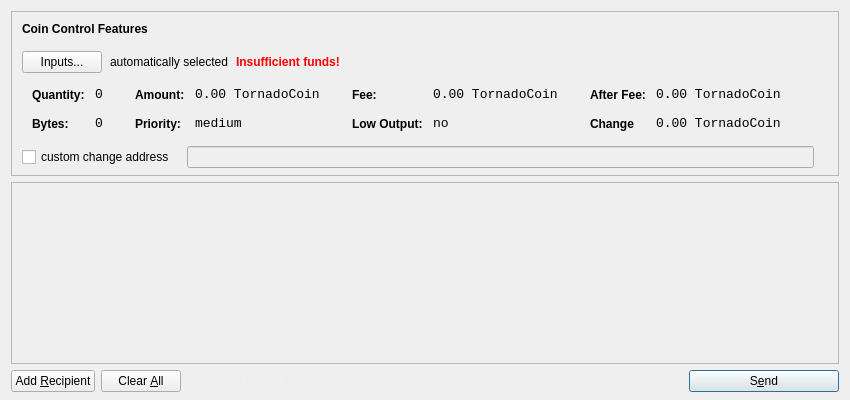
<?xml version="1.0" encoding="UTF-8"?>
<ui version="4.0">
 <class>SendCoinsDialog</class>
 <widget class="QDialog" name="SendCoinsDialog">
  <property name="geometry">
   <rect>
    <x>0</x>
    <y>0</y>
    <width>850</width>
    <height>400</height>
   </rect>
  </property>
  <property name="windowTitle">
   <string>Send Coins</string>
  </property>
  <layout class="QVBoxLayout" name="verticalLayout" stretch="0,1,0">
   <property name="bottomMargin">
    <number>8</number>
   </property>
   <item>
    <widget class="QFrame" name="frameCoinControl">
     <property name="sizePolicy">
      <sizepolicy hsizetype="Expanding" vsizetype="Expanding">
       <horstretch>0</horstretch>
       <verstretch>0</verstretch>
      </sizepolicy>
     </property>
     <property name="maximumSize">
      <size>
       <width>16777215</width>
       <height>16777215</height>
      </size>
     </property>
     <property name="frameShape">
      <enum>QFrame::StyledPanel</enum>
     </property>
     <property name="frameShadow">
      <enum>QFrame::Sunken</enum>
     </property>
     <layout class="QVBoxLayout" name="verticalLayoutCoinControl2">
      <property name="spacing">
       <number>6</number>
      </property>
      <property name="leftMargin">
       <number>0</number>
      </property>
      <property name="topMargin">
       <number>0</number>
      </property>
      <property name="rightMargin">
       <number>0</number>
      </property>
      <property name="bottomMargin">
       <number>6</number>
      </property>
      <item>
       <layout class="QVBoxLayout" name="verticalLayoutCoinControl" stretch="0,0,0,0,1">
        <property name="spacing">
         <number>0</number>
        </property>
        <property name="leftMargin">
         <number>10</number>
        </property>
        <property name="topMargin">
         <number>10</number>
        </property>
        <item>
         <layout class="QHBoxLayout" name="horizontalLayoutCoinControl1">
          <property name="bottomMargin">
           <number>15</number>
          </property>
          <item>
           <widget class="QLabel" name="labelCoinControlFeatures">
            <property name="sizePolicy">
             <sizepolicy hsizetype="Preferred" vsizetype="Maximum">
              <horstretch>0</horstretch>
              <verstretch>0</verstretch>
             </sizepolicy>
            </property>
            <property name="font">
             <font>
              <weight>75</weight>
              <bold>true</bold>
             </font>
            </property>
            <property name="styleSheet">
             <string notr="true">font-weight:bold;</string>
            </property>
            <property name="text">
             <string>Coin Control Features</string>
            </property>
           </widget>
          </item>
         </layout>
        </item>
        <item>
         <layout class="QHBoxLayout" name="horizontalLayoutCoinControl2" stretch="0,0,0,0">
          <property name="spacing">
           <number>8</number>
          </property>
          <property name="bottomMargin">
           <number>10</number>
          </property>
          <item>
           <widget class="QPushButton" name="pushButtonCoinControl">
            <property name="styleSheet">
             <string notr="true"/>
            </property>
            <property name="text">
             <string>Inputs...</string>
            </property>
           </widget>
          </item>
          <item>
           <widget class="QLabel" name="labelCoinControlAutomaticallySelected">
            <property name="text">
             <string>automatically selected</string>
            </property>
            <property name="margin">
             <number>5</number>
            </property>
           </widget>
          </item>
          <item>
           <widget class="QLabel" name="labelCoinControlInsuffFunds">
            <property name="font">
             <font>
              <weight>75</weight>
              <bold>true</bold>
             </font>
            </property>
            <property name="styleSheet">
             <string notr="true">color:red;font-weight:bold;</string>
            </property>
            <property name="text">
             <string>Insufficient funds!</string>
            </property>
            <property name="margin">
             <number>5</number>
            </property>
           </widget>
          </item>
          <item>
           <spacer name="horizontalSpacerCoinControl">
            <property name="orientation">
             <enum>Qt::Horizontal</enum>
            </property>
            <property name="sizeHint" stdset="0">
             <size>
              <width>40</width>
              <height>1</height>
             </size>
            </property>
           </spacer>
          </item>
         </layout>
        </item>
        <item>
         <widget class="QWidget" name="widgetCoinControl" native="true">
          <property name="sizePolicy">
           <sizepolicy hsizetype="Preferred" vsizetype="Preferred">
            <horstretch>0</horstretch>
            <verstretch>0</verstretch>
           </sizepolicy>
          </property>
          <property name="minimumSize">
           <size>
            <width>0</width>
            <height>0</height>
           </size>
          </property>
          <property name="styleSheet">
           <string notr="true"/>
          </property>
          <layout class="QHBoxLayout" name="horizontalLayoutCoinControl5">
           <property name="margin">
            <number>0</number>
           </property>
           <item>
            <layout class="QHBoxLayout" name="horizontalLayoutCoinControl3" stretch="0,0,0,1">
             <property name="spacing">
              <number>20</number>
             </property>
             <property name="topMargin">
              <number>0</number>
             </property>
             <property name="bottomMargin">
              <number>10</number>
             </property>
             <item>
              <layout class="QFormLayout" name="formLayoutCoinControl1">
               <property name="horizontalSpacing">
                <number>10</number>
               </property>
               <property name="verticalSpacing">
                <number>14</number>
               </property>
               <property name="leftMargin">
                <number>10</number>
               </property>
               <property name="topMargin">
                <number>4</number>
               </property>
               <property name="rightMargin">
                <number>6</number>
               </property>
               <item row="0" column="0">
                <widget class="QLabel" name="labelCoinControlQuantityText">
                 <property name="styleSheet">
                  <string notr="true">font-weight:bold;</string>
                 </property>
                 <property name="text">
                  <string>Quantity:</string>
                 </property>
                 <property name="margin">
                  <number>0</number>
                 </property>
                </widget>
               </item>
               <item row="0" column="1">
                <widget class="QLabel" name="labelCoinControlQuantity">
                 <property name="font">
                  <font>
                   <family>Monospace</family>
                   <pointsize>10</pointsize>
                  </font>
                 </property>
                 <property name="cursor">
                  <cursorShape>IBeamCursor</cursorShape>
                 </property>
                 <property name="contextMenuPolicy">
                  <enum>Qt::ActionsContextMenu</enum>
                 </property>
                 <property name="text">
                  <string>0</string>
                 </property>
                 <property name="margin">
                  <number>0</number>
                 </property>
                 <property name="textInteractionFlags">
                  <set>Qt::LinksAccessibleByMouse|Qt::TextSelectableByKeyboard|Qt::TextSelectableByMouse</set>
                 </property>
                </widget>
               </item>
               <item row="1" column="0">
                <widget class="QLabel" name="labelCoinControlBytesText">
                 <property name="styleSheet">
                  <string notr="true">font-weight:bold;</string>
                 </property>
                 <property name="text">
                  <string>Bytes:</string>
                 </property>
                </widget>
               </item>
               <item row="1" column="1">
                <widget class="QLabel" name="labelCoinControlBytes">
                 <property name="font">
                  <font>
                   <family>Monospace</family>
                   <pointsize>10</pointsize>
                  </font>
                 </property>
                 <property name="cursor">
                  <cursorShape>IBeamCursor</cursorShape>
                 </property>
                 <property name="contextMenuPolicy">
                  <enum>Qt::ActionsContextMenu</enum>
                 </property>
                 <property name="text">
                  <string>0</string>
                 </property>
                 <property name="textInteractionFlags">
                  <set>Qt::LinksAccessibleByMouse|Qt::TextSelectableByKeyboard|Qt::TextSelectableByMouse</set>
                 </property>
                </widget>
               </item>
              </layout>
             </item>
             <item>
              <layout class="QFormLayout" name="formLayoutCoinControl2">
               <property name="horizontalSpacing">
                <number>10</number>
               </property>
               <property name="verticalSpacing">
                <number>14</number>
               </property>
               <property name="leftMargin">
                <number>6</number>
               </property>
               <property name="topMargin">
                <number>4</number>
               </property>
               <property name="rightMargin">
                <number>6</number>
               </property>
               <item row="0" column="0">
                <widget class="QLabel" name="labelCoinControlAmountText">
                 <property name="styleSheet">
                  <string notr="true">font-weight:bold;</string>
                 </property>
                 <property name="text">
                  <string>Amount:</string>
                 </property>
                 <property name="margin">
                  <number>0</number>
                 </property>
                </widget>
               </item>
               <item row="0" column="1">
                <widget class="QLabel" name="labelCoinControlAmount">
                 <property name="font">
                  <font>
                   <family>Monospace</family>
                   <pointsize>10</pointsize>
                  </font>
                 </property>
                 <property name="cursor">
                  <cursorShape>IBeamCursor</cursorShape>
                 </property>
                 <property name="contextMenuPolicy">
                  <enum>Qt::ActionsContextMenu</enum>
                 </property>
                 <property name="text">
                  <string>0.00 TornadoCoin</string>
                 </property>
                 <property name="textInteractionFlags">
                  <set>Qt::LinksAccessibleByMouse|Qt::TextSelectableByKeyboard|Qt::TextSelectableByMouse</set>
                 </property>
                </widget>
               </item>
               <item row="1" column="0">
                <widget class="QLabel" name="labelCoinControlPriorityText">
                 <property name="styleSheet">
                  <string notr="true">font-weight:bold;</string>
                 </property>
                 <property name="text">
                  <string>Priority:</string>
                 </property>
                </widget>
               </item>
               <item row="1" column="1">
                <widget class="QLabel" name="labelCoinControlPriority">
                 <property name="font">
                  <font>
                   <family>Monospace</family>
                   <pointsize>10</pointsize>
                  </font>
                 </property>
                 <property name="cursor">
                  <cursorShape>IBeamCursor</cursorShape>
                 </property>
                 <property name="contextMenuPolicy">
                  <enum>Qt::ActionsContextMenu</enum>
                 </property>
                 <property name="text">
                  <string>medium</string>
                 </property>
                 <property name="textInteractionFlags">
                  <set>Qt::LinksAccessibleByMouse|Qt::TextSelectableByKeyboard|Qt::TextSelectableByMouse</set>
                 </property>
                </widget>
               </item>
              </layout>
             </item>
             <item>
              <layout class="QFormLayout" name="formLayoutCoinControl3">
               <property name="horizontalSpacing">
                <number>10</number>
               </property>
               <property name="verticalSpacing">
                <number>14</number>
               </property>
               <property name="leftMargin">
                <number>6</number>
               </property>
               <property name="topMargin">
                <number>4</number>
               </property>
               <property name="rightMargin">
                <number>6</number>
               </property>
               <item row="0" column="0">
                <widget class="QLabel" name="labelCoinControlFeeText">
                 <property name="styleSheet">
                  <string notr="true">font-weight:bold;</string>
                 </property>
                 <property name="text">
                  <string>Fee:</string>
                 </property>
                 <property name="margin">
                  <number>0</number>
                 </property>
                </widget>
               </item>
               <item row="0" column="1">
                <widget class="QLabel" name="labelCoinControlFee">
                 <property name="font">
                  <font>
                   <family>Monospace</family>
                   <pointsize>10</pointsize>
                  </font>
                 </property>
                 <property name="cursor">
                  <cursorShape>IBeamCursor</cursorShape>
                 </property>
                 <property name="contextMenuPolicy">
                  <enum>Qt::ActionsContextMenu</enum>
                 </property>
                 <property name="text">
                  <string>0.00 TornadoCoin</string>
                 </property>
                 <property name="textInteractionFlags">
                  <set>Qt::LinksAccessibleByMouse|Qt::TextSelectableByKeyboard|Qt::TextSelectableByMouse</set>
                 </property>
                </widget>
               </item>
               <item row="1" column="0">
                <widget class="QLabel" name="labelCoinControlLowOutputText">
                 <property name="styleSheet">
                  <string notr="true">font-weight:bold;</string>
                 </property>
                 <property name="text">
                  <string>Low Output:</string>
                 </property>
                </widget>
               </item>
               <item row="1" column="1">
                <widget class="QLabel" name="labelCoinControlLowOutput">
                 <property name="font">
                  <font>
                   <family>Monospace</family>
                   <pointsize>10</pointsize>
                  </font>
                 </property>
                 <property name="cursor">
                  <cursorShape>IBeamCursor</cursorShape>
                 </property>
                 <property name="contextMenuPolicy">
                  <enum>Qt::ActionsContextMenu</enum>
                 </property>
                 <property name="text">
                  <string>no</string>
                 </property>
                 <property name="textInteractionFlags">
                  <set>Qt::LinksAccessibleByMouse|Qt::TextSelectableByKeyboard|Qt::TextSelectableByMouse</set>
                 </property>
                </widget>
               </item>
              </layout>
             </item>
             <item>
              <layout class="QFormLayout" name="formLayoutCoinControl4">
               <property name="horizontalSpacing">
                <number>10</number>
               </property>
               <property name="verticalSpacing">
                <number>14</number>
               </property>
               <property name="leftMargin">
                <number>6</number>
               </property>
               <property name="topMargin">
                <number>4</number>
               </property>
               <property name="rightMargin">
                <number>6</number>
               </property>
               <item row="0" column="0">
                <widget class="QLabel" name="labelCoinControlAfterFeeText">
                 <property name="styleSheet">
                  <string notr="true">font-weight:bold;</string>
                 </property>
                 <property name="text">
                  <string>After Fee:</string>
                 </property>
                 <property name="margin">
                  <number>0</number>
                 </property>
                </widget>
               </item>
               <item row="0" column="1">
                <widget class="QLabel" name="labelCoinControlAfterFee">
                 <property name="font">
                  <font>
                   <family>Monospace</family>
                   <pointsize>10</pointsize>
                  </font>
                 </property>
                 <property name="cursor">
                  <cursorShape>IBeamCursor</cursorShape>
                 </property>
                 <property name="contextMenuPolicy">
                  <enum>Qt::ActionsContextMenu</enum>
                 </property>
                 <property name="text">
                  <string>0.00 TornadoCoin</string>
                 </property>
                 <property name="textInteractionFlags">
                  <set>Qt::LinksAccessibleByMouse|Qt::TextSelectableByKeyboard|Qt::TextSelectableByMouse</set>
                 </property>
                </widget>
               </item>
               <item row="1" column="0">
                <widget class="QLabel" name="labelCoinControlChangeText">
                 <property name="styleSheet">
                  <string notr="true">font-weight:bold;</string>
                 </property>
                 <property name="text">
                  <string>Change</string>
                 </property>
                </widget>
               </item>
               <item row="1" column="1">
                <widget class="QLabel" name="labelCoinControlChange">
                 <property name="font">
                  <font>
                   <family>Monospace</family>
                   <pointsize>10</pointsize>
                  </font>
                 </property>
                 <property name="cursor">
                  <cursorShape>IBeamCursor</cursorShape>
                 </property>
                 <property name="contextMenuPolicy">
                  <enum>Qt::ActionsContextMenu</enum>
                 </property>
                 <property name="text">
                  <string>0.00 TornadoCoin</string>
                 </property>
                 <property name="textInteractionFlags">
                  <set>Qt::LinksAccessibleByMouse|Qt::TextSelectableByKeyboard|Qt::TextSelectableByMouse</set>
                 </property>
                </widget>
               </item>
              </layout>
             </item>
            </layout>
           </item>
          </layout>
         </widget>
        </item>
        <item>
         <layout class="QHBoxLayout" name="horizontalLayoutCoinControl4" stretch="0,0,0">
          <property name="spacing">
           <number>12</number>
          </property>
          <property name="sizeConstraint">
           <enum>QLayout::SetDefaultConstraint</enum>
          </property>
          <property name="topMargin">
           <number>5</number>
          </property>
          <property name="rightMargin">
           <number>5</number>
          </property>
          <item>
           <widget class="QCheckBox" name="checkBoxCoinControlChange">
            <property name="text">
             <string>custom change address</string>
            </property>
           </widget>
          </item>
          <item>
           <widget class="QLineEdit" name="lineEditCoinControlChange">
            <property name="enabled">
             <bool>false</bool>
            </property>
            <property name="sizePolicy">
             <sizepolicy hsizetype="Expanding" vsizetype="Fixed">
              <horstretch>0</horstretch>
              <verstretch>0</verstretch>
             </sizepolicy>
            </property>
           </widget>
          </item>
          <item>
           <widget class="QLabel" name="labelCoinControlChangeLabel">
            <property name="sizePolicy">
             <sizepolicy hsizetype="Preferred" vsizetype="Expanding">
              <horstretch>0</horstretch>
              <verstretch>0</verstretch>
             </sizepolicy>
            </property>
            <property name="minimumSize">
             <size>
              <width>0</width>
              <height>0</height>
             </size>
            </property>
            <property name="text">
             <string/>
            </property>
            <property name="margin">
             <number>3</number>
            </property>
           </widget>
          </item>
         </layout>
        </item>
        <item>
         <spacer name="verticalSpacerCoinControl">
          <property name="orientation">
           <enum>Qt::Vertical</enum>
          </property>
          <property name="sizeHint" stdset="0">
           <size>
            <width>800</width>
            <height>1</height>
           </size>
          </property>
         </spacer>
        </item>
       </layout>
      </item>
     </layout>
    </widget>
   </item>
   <item>
    <widget class="QScrollArea" name="scrollArea">
     <property name="widgetResizable">
      <bool>true</bool>
     </property>
     <widget class="QWidget" name="scrollAreaWidgetContents">
      <property name="geometry">
       <rect>
        <x>0</x>
        <y>0</y>
        <width>830</width>
        <height>156</height>
       </rect>
      </property>
      <layout class="QVBoxLayout" name="verticalLayout_2">
       <property name="margin">
        <number>0</number>
       </property>
       <item>
        <layout class="QVBoxLayout" name="entries">
         <property name="spacing">
          <number>6</number>
         </property>
        </layout>
       </item>
       <item>
        <spacer name="verticalSpacer">
         <property name="orientation">
          <enum>Qt::Vertical</enum>
         </property>
         <property name="sizeHint" stdset="0">
          <size>
           <width>20</width>
           <height>40</height>
          </size>
         </property>
        </spacer>
       </item>
      </layout>
     </widget>
    </widget>
   </item>
   <item>
    <layout class="QHBoxLayout" name="horizontalLayout">
     <item>
      <widget class="QPushButton" name="addButton">
       <property name="toolTip">
        <string>Send to multiple recipients at once</string>
       </property>
       <property name="text">
        <string>Add &amp;Recipient</string>
       </property>
       <property name="icon">
        <iconset resource="../bitcoin.qrc">
         <normaloff>:/icons/add</normaloff>:/icons/add</iconset>
       </property>
       <property name="autoDefault">
        <bool>false</bool>
       </property>
      </widget>
     </item>
     <item>
      <widget class="QPushButton" name="clearButton">
       <property name="sizePolicy">
        <sizepolicy hsizetype="Minimum" vsizetype="Fixed">
         <horstretch>0</horstretch>
         <verstretch>0</verstretch>
        </sizepolicy>
       </property>
       <property name="toolTip">
        <string>Remove all transaction fields</string>
       </property>
       <property name="text">
        <string>Clear &amp;All</string>
       </property>
       <property name="icon">
        <iconset resource="../bitcoin.qrc">
         <normaloff>:/icons/remove</normaloff>:/icons/remove</iconset>
       </property>
       <property name="autoRepeatDelay">
        <number>300</number>
       </property>
       <property name="autoDefault">
        <bool>false</bool>
       </property>
      </widget>
     </item>
     <item>
      <layout class="QHBoxLayout" name="horizontalLayout_2">
       <property name="spacing">
        <number>3</number>
       </property>
       <item>
        <widget class="QLabel" name="label">
         <property name="sizePolicy">
          <sizepolicy hsizetype="Preferred" vsizetype="Fixed">
           <horstretch>0</horstretch>
           <verstretch>0</verstretch>
          </sizepolicy>
         </property>
         <property name="styleSheet">
          <string notr="true">#label { color: #ededed; }</string>
         </property>
         <property name="text">
          <string>Balance:</string>
         </property>
        </widget>
       </item>
       <item>
        <widget class="QLabel" name="labelBalance">
         <property name="sizePolicy">
          <sizepolicy hsizetype="Preferred" vsizetype="Fixed">
           <horstretch>0</horstretch>
           <verstretch>0</verstretch>
          </sizepolicy>
         </property>
         <property name="cursor">
          <cursorShape>IBeamCursor</cursorShape>
         </property>
         <property name="styleSheet">
          <string notr="true">#labelBalance { color: #ededed; }</string>
         </property>
         <property name="text">
          <string>123.456 TornadoCoin</string>
         </property>
         <property name="textInteractionFlags">
          <set>Qt::LinksAccessibleByMouse|Qt::TextSelectableByKeyboard|Qt::TextSelectableByMouse</set>
         </property>
        </widget>
       </item>
      </layout>
     </item>
     <item>
      <spacer name="horizontalSpacer">
       <property name="orientation">
        <enum>Qt::Horizontal</enum>
       </property>
       <property name="sizeHint" stdset="0">
        <size>
         <width>40</width>
         <height>20</height>
        </size>
       </property>
      </spacer>
     </item>
     <item>
      <widget class="QPushButton" name="sendButton">
       <property name="minimumSize">
        <size>
         <width>150</width>
         <height>0</height>
        </size>
       </property>
       <property name="toolTip">
        <string>Confirm the send action</string>
       </property>
       <property name="text">
        <string>S&amp;end</string>
       </property>
       <property name="icon">
        <iconset resource="../bitcoin.qrc">
         <normaloff>:/icons/send</normaloff>:/icons/send</iconset>
       </property>
       <property name="default">
        <bool>true</bool>
       </property>
      </widget>
     </item>
    </layout>
   </item>
  </layout>
 </widget>
 <resources>
  <include location="../bitcoin.qrc"/>
 </resources>
 <connections/>
</ui>
